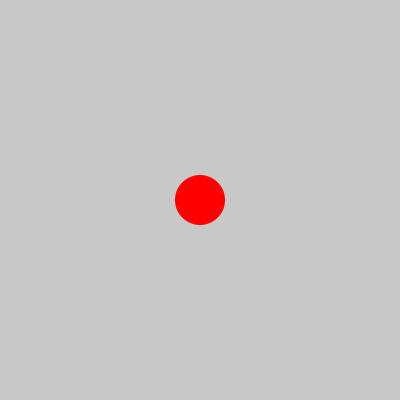
Frame 1 (no input)
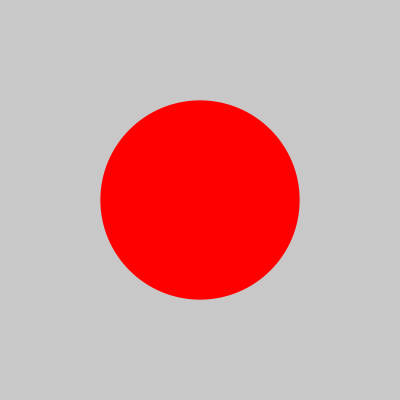
Frame 60 (the mouse pressed at the canvas centre just before this capture)
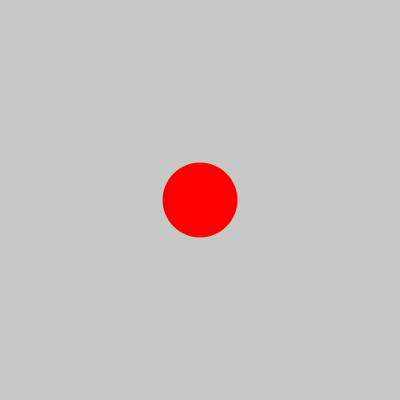
Frame 120 (the mouse held since frame 60 and released just before this capture)

The Processing sketch that drew these frames (run headless with seeded random() and noise(); from frame 60 on, the mouse is pressed at the canvas centre):

// Processing sketch: SinBreathe
// ── SinBreathe.pde
// SinBreathe
//
// Use sine to animate the size of a circle.
//
// Dan Wilcox danomatika.com 2015

// animation variables
float centerZoom = 0;

void setup() {
  size(400, 400);
  frameRate(60);
}

void draw() {
  background(200);
  
  // draw the circle
  noStroke();
  fill(#FF0000); // red
  ellipse(width/2, height/2, sin(centerZoom)*150+50, sin(centerZoom)*150+50);
  // ^ max size: 150 + 50 = 200, add 50 so the smallest the circle will get is 50

  // use positive part of sine curve from 0-PI
  if(centerZoom > PI) {
   centerZoom = 0;  // reset to 0
  }
  centerZoom = centerZoom+0.025; // step size
}
